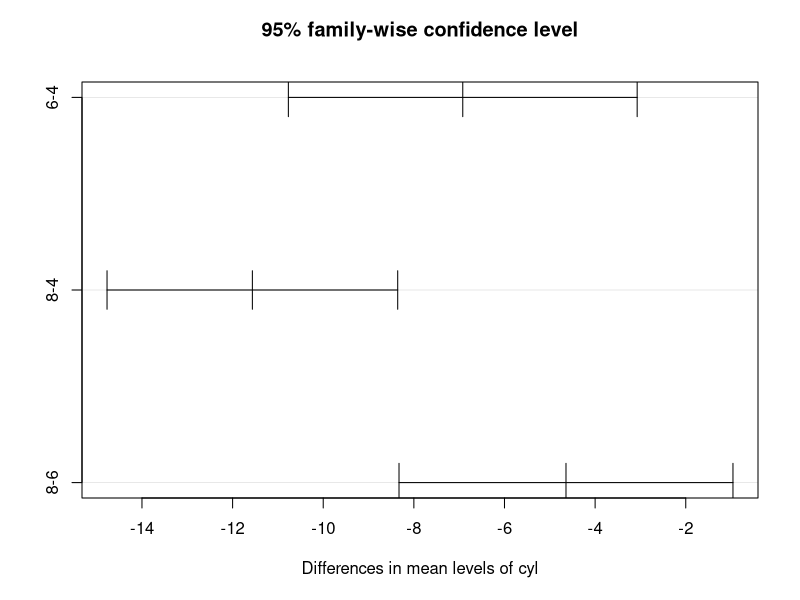
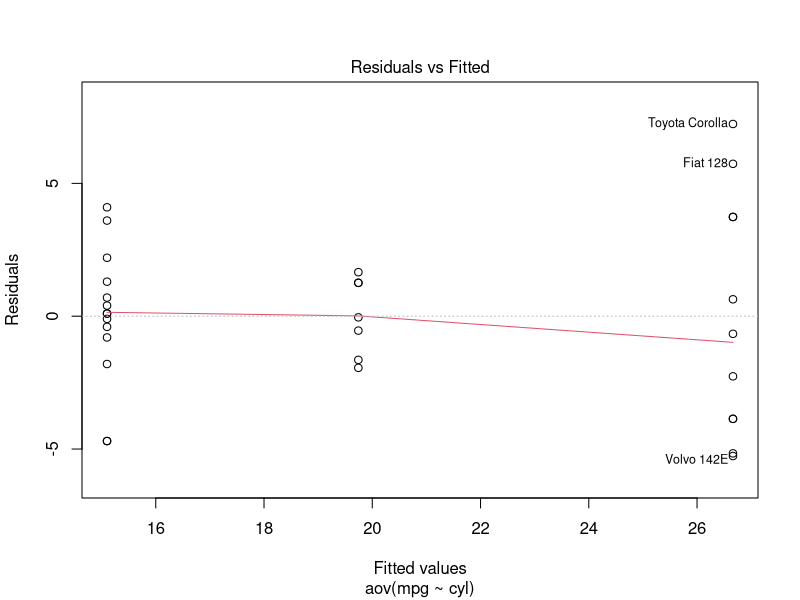
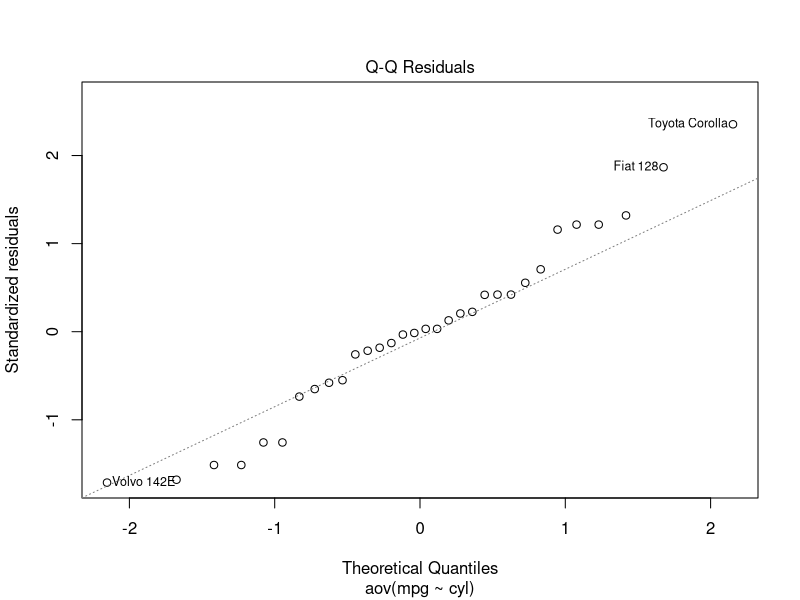
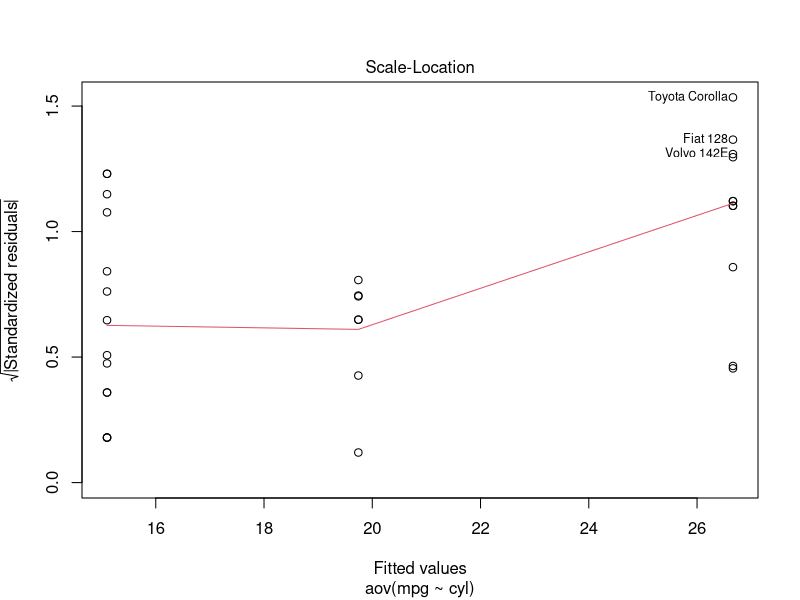
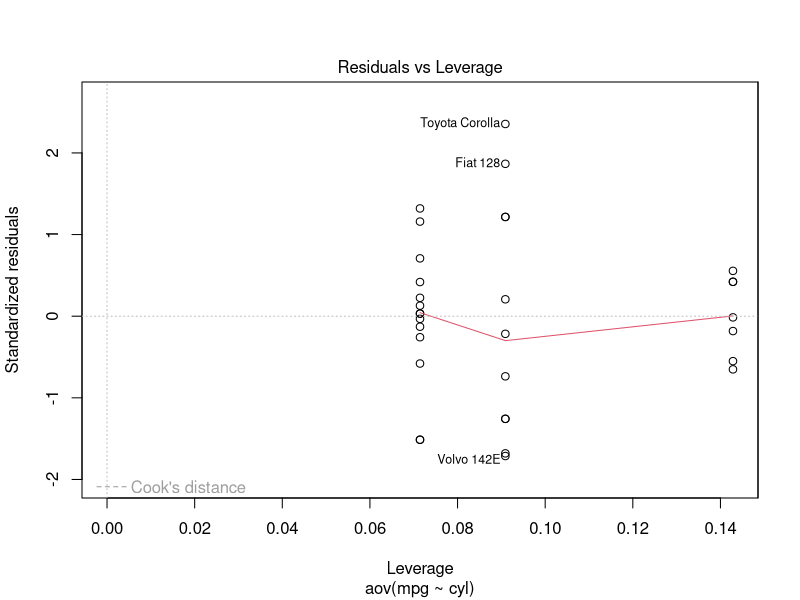
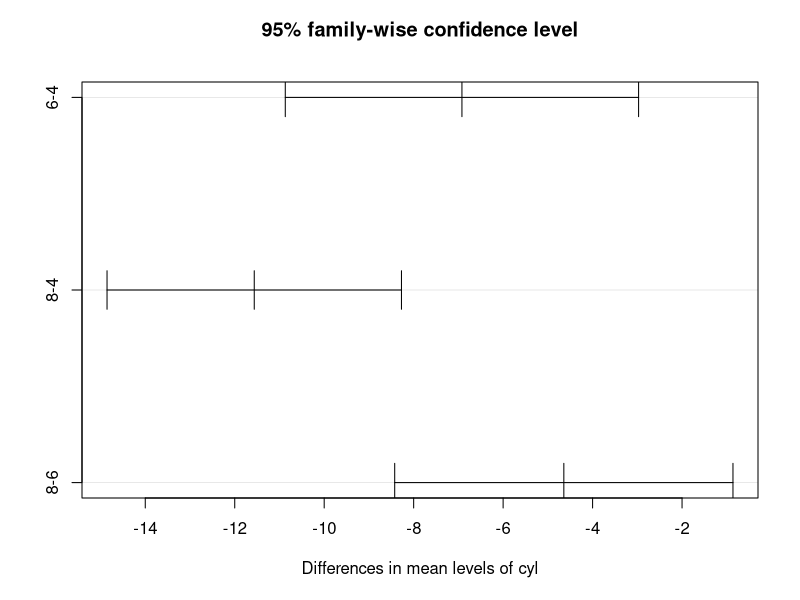
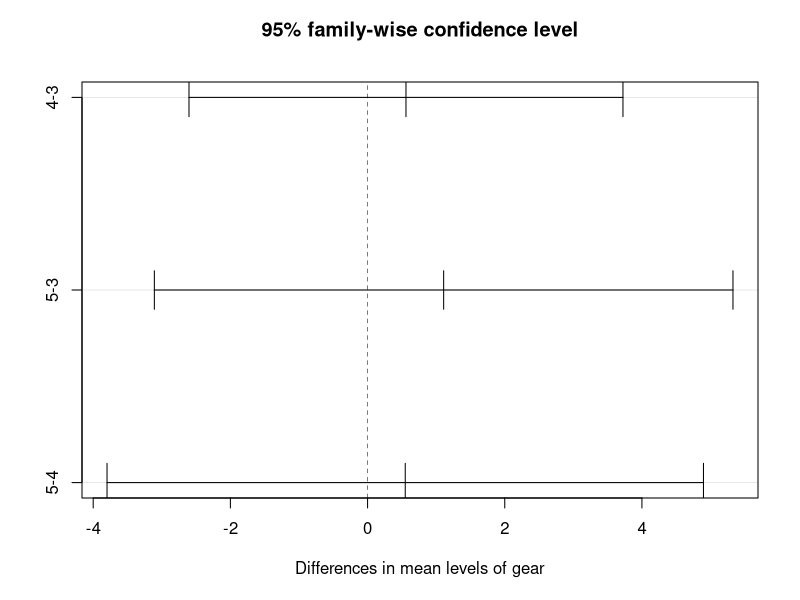
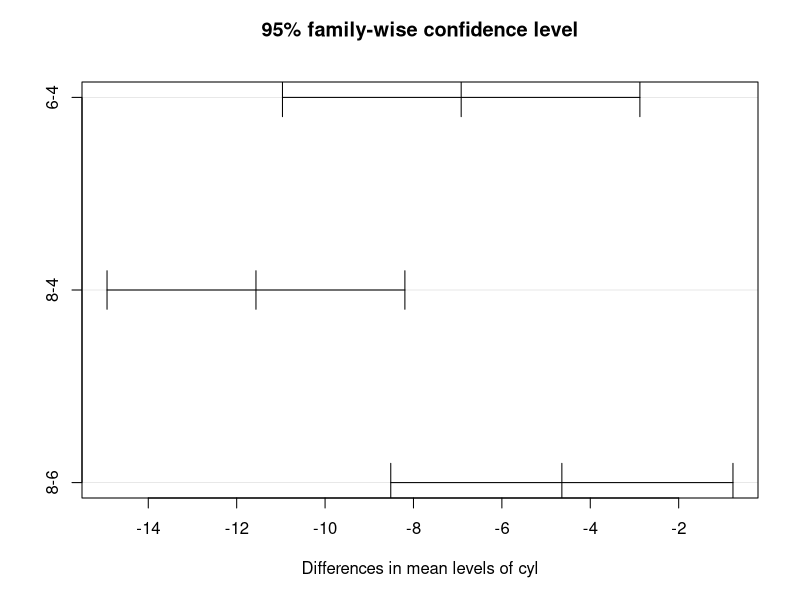

The R script that drew these images, in order:
library(tidyverse)

## One-way

# Estimation

(df <- mtcars[, c(1, 8, 9, 2, 10, 3, 4, 6)])
df$cyl <- factor(df$cyl)
str(df)

aov <- aov(mpg ~ cyl, df)

summary(aov)
summary.lm(aov)

model.tables(aov, type = "mean")
model.tables(aov, type = "effects")

TukeyHSD(aov)
plot(TukeyHSD(aov))

# Post hoc Analysis

plot(aov)

shapiro.test(df$mpg)

bartlett.test(mpg ~ cyl, df)
fligner.test(mpg ~ cyl, df)

oneway.test(mpg ~ cyl, df)

## Two-way

# Estimation

df$gear <- factor(df$gear)

aov1 <- aov(mpg ~ cyl + gear, df)
summary(aov1)
summary.lm(aov1)

model.tables(aov1, type = "mean")
model.tables(aov1, type = "effects")

TukeyHSD(aov1)
plot(TukeyHSD(aov1))

aov2 <- aov(mpg ~ cyl * gear, df)
summary(aov2)
summary.lm(aov2)

model.tables(aov2, type = "mean")
model.tables(aov2, type = "effects")

TukeyHSD(aov2)
plot(TukeyHSD(aov2))

anova(aov1, aov2)

# Post hoc Analysis

plot(aov2)

shapiro.test(df$mpg)

bartlett.test(mpg ~ cyl, df)
fligner.test(mpg ~ cyl, df)

bartlett.test(mpg ~ gear, df)
fligner.test(mpg ~ gear, df)

## ANCOVA

aov3 <- aov(mpg ~ cyl + gear + disp, df)
summary(aov3)
summary.lm(aov3)

ols3 <- lm(mpg ~ cyl + gear + disp, df)
anova(ols3)
summary(ols3)

## MANOVA

y <- cbind(df$mpg, df$hp)

aov4 <- manova(y ~ cyl + gear + disp, df)
summary(aov4)
summary.lm(aov4)

rm(list=ls())
